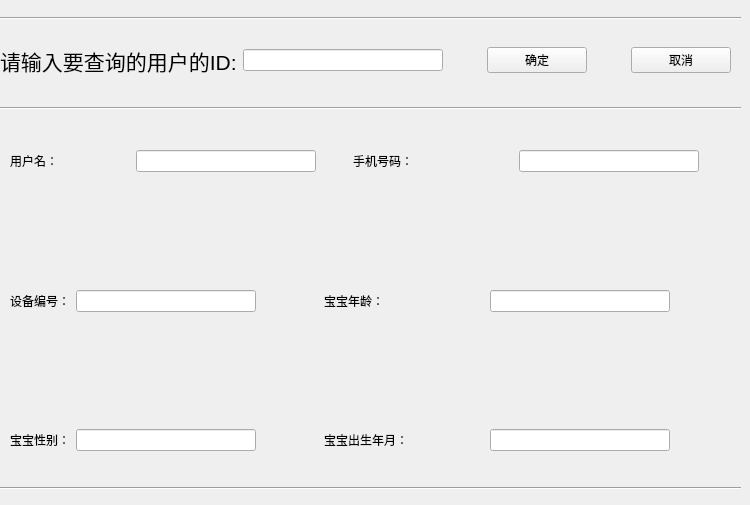
   <widget class="QWidget" name="userSearch">
    <attribute name="title">
     <string>用户查询</string>
    </attribute>
    <widget class="Line" name="line">
     <property name="geometry">
      <rect>
       <x>0</x>
       <y>100</y>
       <width>741</width>
       <height>16</height>
      </rect>
     </property>
     <property name="orientation">
      <enum>Qt::Horizontal</enum>
     </property>
    </widget>
    <widget class="Line" name="line_2">
     <property name="geometry">
      <rect>
       <x>0</x>
       <y>10</y>
       <width>741</width>
       <height>16</height>
      </rect>
     </property>
     <property name="orientation">
      <enum>Qt::Horizontal</enum>
     </property>
    </widget>
    <widget class="Line" name="line_3">
     <property name="geometry">
      <rect>
       <x>0</x>
       <y>480</y>
       <width>741</width>
       <height>16</height>
      </rect>
     </property>
     <property name="orientation">
      <enum>Qt::Horizontal</enum>
     </property>
    </widget>
    <widget class="QWidget" name="layoutWidget">
     <property name="geometry">
      <rect>
       <x>0</x>
       <y>30</y>
       <width>731</width>
       <height>61</height>
      </rect>
     </property>
     <layout class="QHBoxLayout" name="horizontalLayout">
      <item>
       <widget class="QLabel" name="label">
        <property name="font">
         <font>
          <family>MS Sans Serif</family>
          <pointsize>16</pointsize>
         </font>
        </property>
        <property name="text">
         <string>请输入要查询的用户的ID:</string>
        </property>
       </widget>
      </item>
      <item>
       <widget class="QLineEdit" name="userSearch_userIdLineEdit">
        <property name="minimumSize">
         <size>
          <width>200</width>
          <height>0</height>
         </size>
        </property>
       </widget>
      </item>
      <item>
       <spacer name="horizontalSpacer">
        <property name="orientation">
         <enum>Qt::Horizontal</enum>
        </property>
        <property name="sizeHint" stdset="0">
         <size>
          <width>40</width>
          <height>20</height>
         </size>
        </property>
       </spacer>
      </item>
      <item>
       <widget class="QPushButton" name="userSearch_surePushBt">
        <property name="minimumSize">
         <size>
          <width>100</width>
          <height>0</height>
         </size>
        </property>
        <property name="text">
         <string>确定</string>
        </property>
       </widget>
      </item>
      <item>
       <spacer name="horizontalSpacer_2">
        <property name="orientation">
         <enum>Qt::Horizontal</enum>
        </property>
        <property name="sizeHint" stdset="0">
         <size>
          <width>40</width>
          <height>20</height>
         </size>
        </property>
       </spacer>
      </item>
      <item>
       <widget class="QPushButton" name="userSearch_canclePushBt">
        <property name="minimumSize">
         <size>
          <width>100</width>
          <height>0</height>
         </size>
        </property>
        <property name="text">
         <string>取消</string>
        </property>
       </widget>
      </item>
     </layout>
    </widget>
    <widget class="QWidget" name="layoutWidget">
     <property name="geometry">
      <rect>
       <x>10</x>
       <y>150</y>
       <width>721</width>
       <height>301</height>
      </rect>
     </property>
     <layout class="QVBoxLayout" name="verticalLayout">
      <item>
       <layout class="QHBoxLayout" name="horizontalLayout_8">
        <item>
         <layout class="QHBoxLayout" name="horizontalLayout_2">
          <item>
           <widget class="QLabel" name="label_2">
            <property name="minimumSize">
             <size>
              <width>120</width>
              <height>0</height>
             </size>
            </property>
            <property name="text">
             <string>用户名：</string>
            </property>
           </widget>
          </item>
          <item>
           <widget class="QLineEdit" name="userSearch_userNameLineEdit">
            <property name="minimumSize">
             <size>
              <width>180</width>
              <height>0</height>
             </size>
            </property>
           </widget>
          </item>
         </layout>
        </item>
        <item>
         <spacer name="horizontalSpacer_3">
          <property name="orientation">
           <enum>Qt::Horizontal</enum>
          </property>
          <property name="sizeHint" stdset="0">
           <size>
            <width>40</width>
            <height>20</height>
           </size>
          </property>
         </spacer>
        </item>
        <item>
         <layout class="QHBoxLayout" name="horizontalLayout_3">
          <item>
           <widget class="QLabel" name="label_3">
            <property name="minimumSize">
             <size>
              <width>160</width>
              <height>0</height>
             </size>
            </property>
            <property name="text">
             <string>手机号码：</string>
            </property>
           </widget>
          </item>
          <item>
           <widget class="QLineEdit" name="userSearch_phoneNumberLineEdit">
            <property name="minimumSize">
             <size>
              <width>180</width>
              <height>0</height>
             </size>
            </property>
           </widget>
          </item>
         </layout>
        </item>
        <item>
         <spacer name="horizontalSpacer_4">
          <property name="orientation">
           <enum>Qt::Horizontal</enum>
          </property>
          <property name="sizeHint" stdset="0">
           <size>
            <width>40</width>
            <height>20</height>
           </size>
          </property>
         </spacer>
        </item>
       </layout>
      </item>
      <item>
       <spacer name="verticalSpacer">
        <property name="orientation">
         <enum>Qt::Vertical</enum>
        </property>
        <property name="sizeHint" stdset="0">
         <size>
          <width>20</width>
          <height>40</height>
         </size>
        </property>
       </spacer>
      </item>
      <item>
       <layout class="QHBoxLayout" name="horizontalLayout_9">
        <item>
         <layout class="QHBoxLayout" name="horizontalLayout_4">
          <item>
           <widget class="QLabel" name="label_4">
            <property name="text">
             <string>设备编号：</string>
            </property>
           </widget>
          </item>
          <item>
           <widget class="QLineEdit" name="userSearch_machineNameLineEdit">
            <property name="minimumSize">
             <size>
              <width>180</width>
              <height>0</height>
             </size>
            </property>
           </widget>
          </item>
         </layout>
        </item>
        <item>
         <spacer name="horizontalSpacer_5">
          <property name="orientation">
           <enum>Qt::Horizontal</enum>
          </property>
          <property name="sizeHint" stdset="0">
           <size>
            <width>40</width>
            <height>20</height>
           </size>
          </property>
         </spacer>
        </item>
        <item>
         <layout class="QHBoxLayout" name="horizontalLayout_5">
          <item>
           <widget class="QLabel" name="label_5">
            <property name="minimumSize">
             <size>
              <width>160</width>
              <height>0</height>
             </size>
            </property>
            <property name="text">
             <string>宝宝年龄：</string>
            </property>
           </widget>
          </item>
          <item>
           <widget class="QLineEdit" name="userSearch_babyAgeLineEdit">
            <property name="minimumSize">
             <size>
              <width>180</width>
              <height>0</height>
             </size>
            </property>
           </widget>
          </item>
         </layout>
        </item>
        <item>
         <spacer name="horizontalSpacer_7">
          <property name="orientation">
           <enum>Qt::Horizontal</enum>
          </property>
          <property name="sizeHint" stdset="0">
           <size>
            <width>40</width>
            <height>20</height>
           </size>
          </property>
         </spacer>
        </item>
       </layout>
      </item>
      <item>
       <spacer name="verticalSpacer_2">
        <property name="orientation">
         <enum>Qt::Vertical</enum>
        </property>
        <property name="sizeHint" stdset="0">
         <size>
          <width>20</width>
          <height>40</height>
         </size>
        </property>
       </spacer>
      </item>
      <item>
       <layout class="QHBoxLayout" name="horizontalLayout_10">
        <item>
         <layout class="QHBoxLayout" name="horizontalLayout_6">
          <item>
           <widget class="QLabel" name="label_6">
            <property name="text">
             <string>宝宝性别：</string>
            </property>
           </widget>
          </item>
          <item>
           <widget class="QLineEdit" name="userSearch_babySexLineEdit">
            <property name="minimumSize">
             <size>
              <width>180</width>
              <height>0</height>
             </size>
            </property>
           </widget>
          </item>
         </layout>
        </item>
        <item>
         <spacer name="horizontalSpacer_6">
          <property name="orientation">
           <enum>Qt::Horizontal</enum>
          </property>
          <property name="sizeHint" stdset="0">
           <size>
            <width>40</width>
            <height>20</height>
           </size>
          </property>
         </spacer>
        </item>
        <item>
         <layout class="QHBoxLayout" name="horizontalLayout_7">
          <item>
           <widget class="QLabel" name="label_7">
            <property name="minimumSize">
             <size>
              <width>160</width>
              <height>0</height>
             </size>
            </property>
            <property name="text">
             <string>宝宝出生年月：</string>
            </property>
           </widget>
          </item>
          <item>
           <widget class="QLineEdit" name="userSearch_babBothdayLineEdit">
            <property name="minimumSize">
             <size>
              <width>180</width>
              <height>0</height>
             </size>
            </property>
           </widget>
          </item>
         </layout>
        </item>
        <item>
         <spacer name="horizontalSpacer_8">
          <property name="orientation">
           <enum>Qt::Horizontal</enum>
          </property>
          <property name="sizeHint" stdset="0">
           <size>
            <width>40</width>
            <height>20</height>
           </size>
          </property>
         </spacer>
        </item>
       </layout>
      </item>
     </layout>
    </widget>
   </widget>
